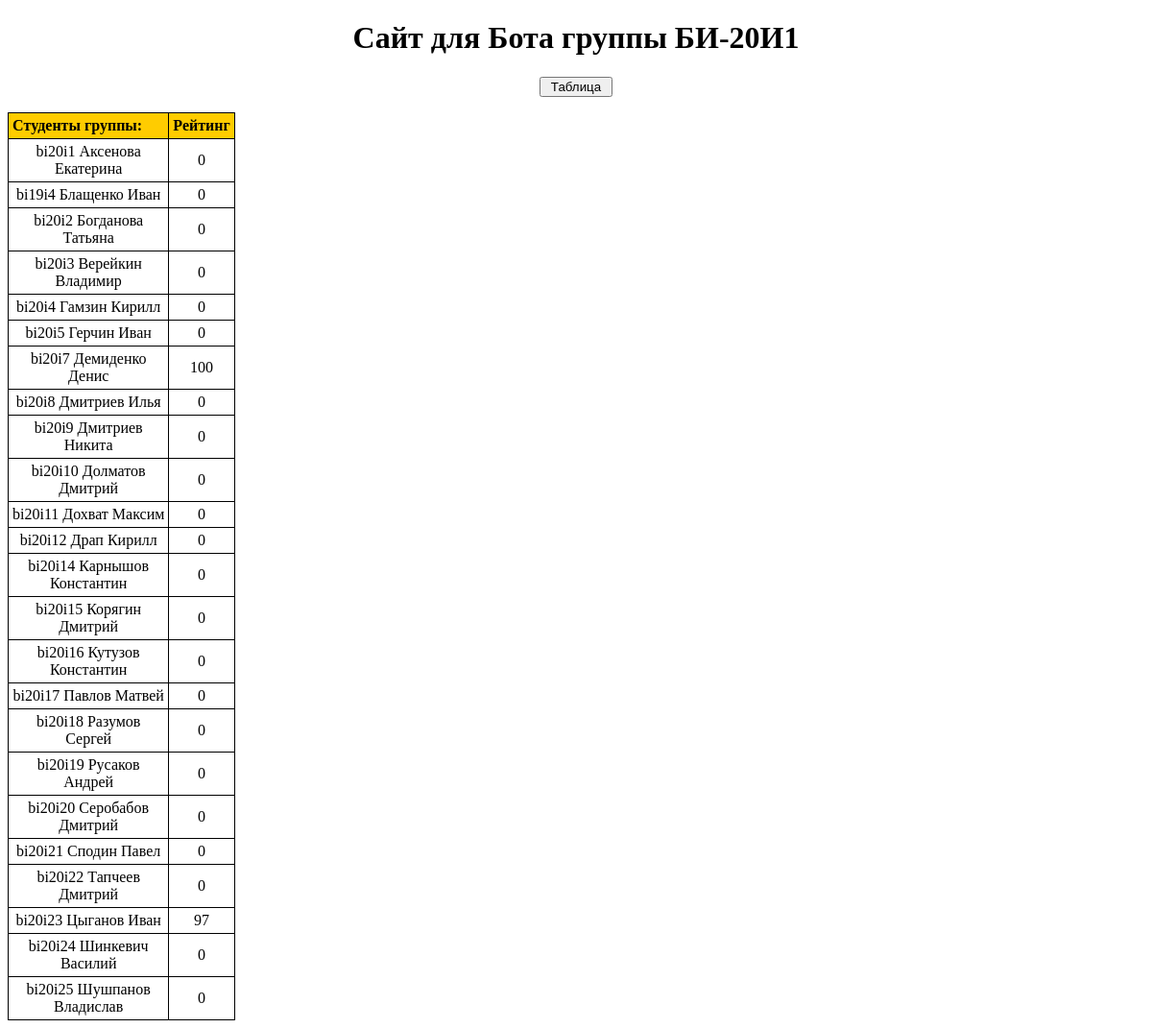
The app's page /, older data.
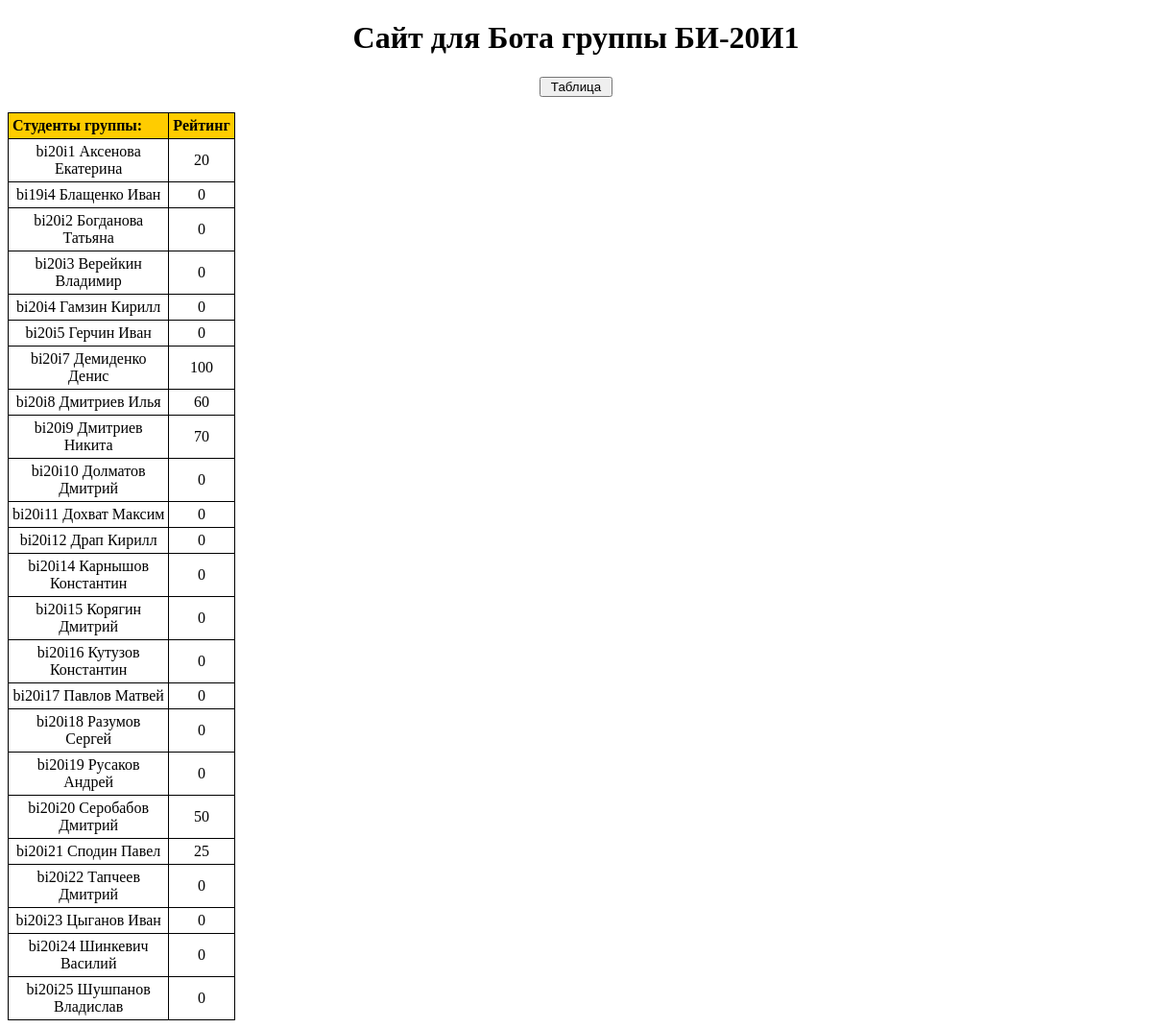
The same page, newer data.
### botbi20i1/models.py (models this page shows)
class Student(models.Model):
    group = models.CharField(max_length=20, default="")
    name = models.CharField(max_length=60, default="")
    rating_1KT = models.PositiveIntegerField(default=0, validators=[
        MaxValueValidator(100)])
    rating_2KT = models.PositiveIntegerField(default=0, validators=[
        MaxValueValidator(100)])
    rating_3KT = models.PositiveIntegerField(default=0, validators=[
        MaxValueValidator(100)])
    rating = models.PositiveIntegerField(default=0, validators=[
        MaxValueValidator(100)])
    labs = models.ManyToManyField(Laboratory, through='Stats')
    def __str__(self):
        return self.group + " " + self.name

### botbi20i1/views.py (the view)
# urls.py: path('', views.facePage, name='Главная страница'),
def facePage(request):
    students = Student.objects.all()
    stats = Stats.objects.all().order_by('lab')
    print(stats)
    context = {
        'students': students,
        'stats': stats,
    }
    return render(request, template_name='facePage.html', context=context)

### botbi20i1/models.py (called while the page is built)
    def __str__(self):
        return self.lab.name + " " + self.student.name

### botbi20i1/templates/facePage.html (shortened to what this page needs)
<!DOCTYPE html>
<html lang="en">
<head>
</head>
<body>
    <h1 align="center"> Сайт для Бота группы БИ-20И1</h1>
    <p align="center"><input type="button" onclick="location.href='{% url 'table' %}';" value=" Таблица "></p>
    <table>
    <tr>
        <th><b>Cтуденты группы:</b></th>
        <th><b>Рейтинг</b></th>
    </tr>
    {% for student in students %}
    <tr>
        <td>{{student}}</td>
        <td>{{student.rating}}</td>
    </tr>
    {% endfor %}
    </table>
</body>
</html>

Row changes from the older to the newer data that the page shows:
changed Student "bi20i1 Аксенова Екатерина": rating "0" → "20"
changed Student "bi20i8 Дмитриев Илья": rating "0" → "60"
changed Student "bi20i9 Дмитриев Никита": rating "0" → "70"
changed Student "bi20i20 Серобабов Дмитрий": rating "0" → "50"
changed Student "bi20i21 Сподин Павел": rating "0" → "25"
changed Student "bi20i23 Цыганов Иван": rating "97" → "0"
